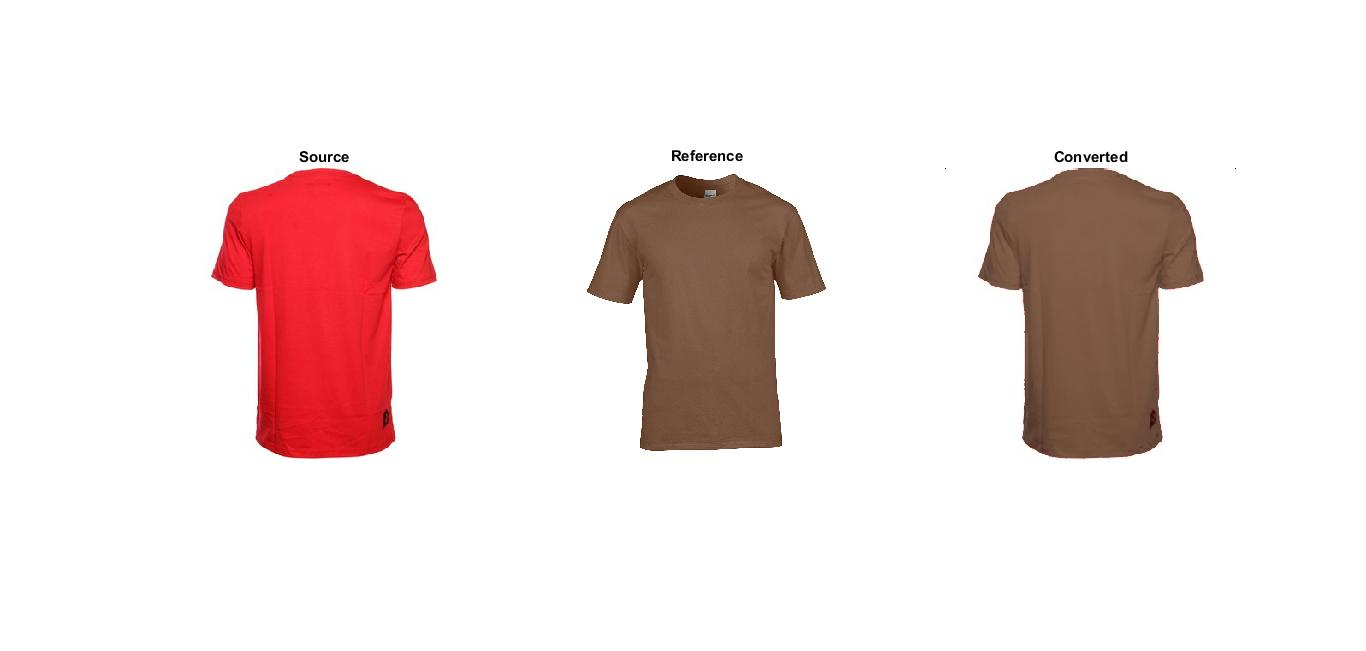
%> input picture images/1.jpg, 1366 x 651 px
$ octave --eval "result = SkinSegmentation(imread('images/1.jpg'));"   (GNU Octave 9; MATLAB toolbox functions it lacks are replaced by stand-ins)
%> lines starting %> are read from the running program, lines starting %| are printed output that depends on the picture; in (x1, y1, x2, y2) boxes, pixels count from 0 and x2, y2 are one past the last pixel; in counts of white or black regions, pixels touching at a corner belong together; the program's own positions count from 1
function [totalCloth,totalSkin]=SkinSegmentation(img)
% This function removes the background and skin so that
test=rgb2gray(img);
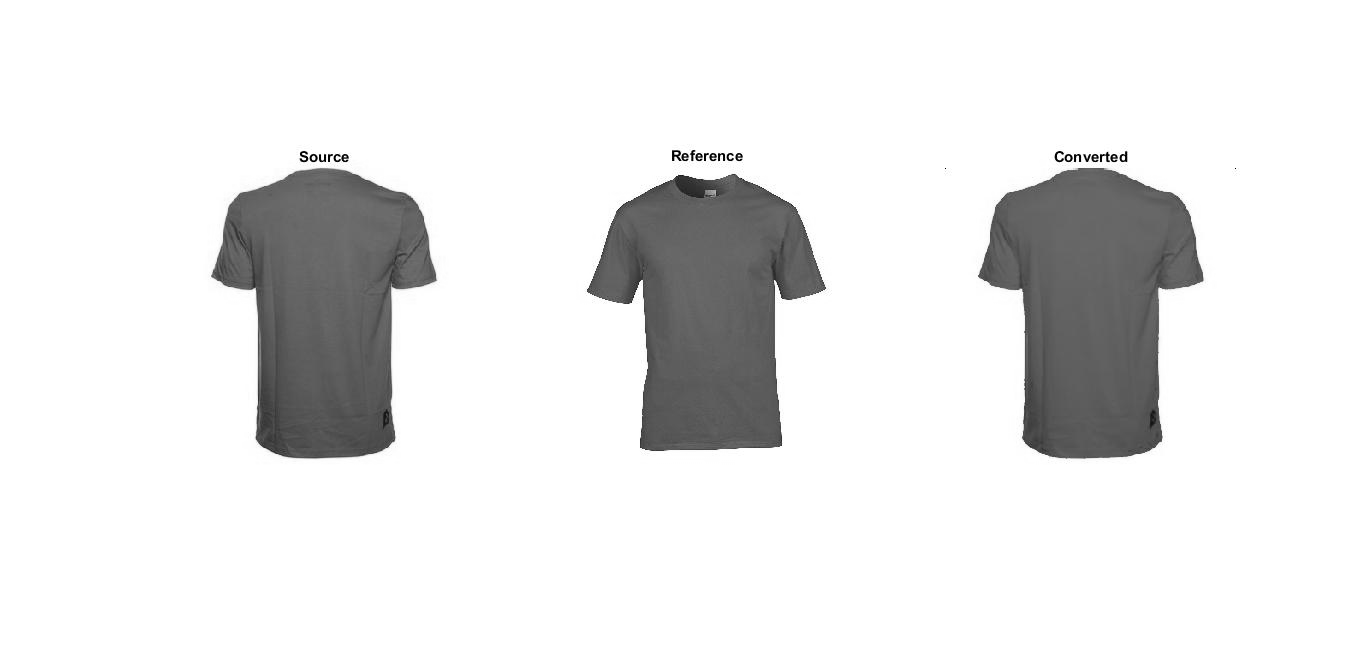
%> test: size 651x1366 uint8; min 0, max 255, mean 230.8
mask = zeros(size(test));
mask(25:end-25,25:end-25) = 1;
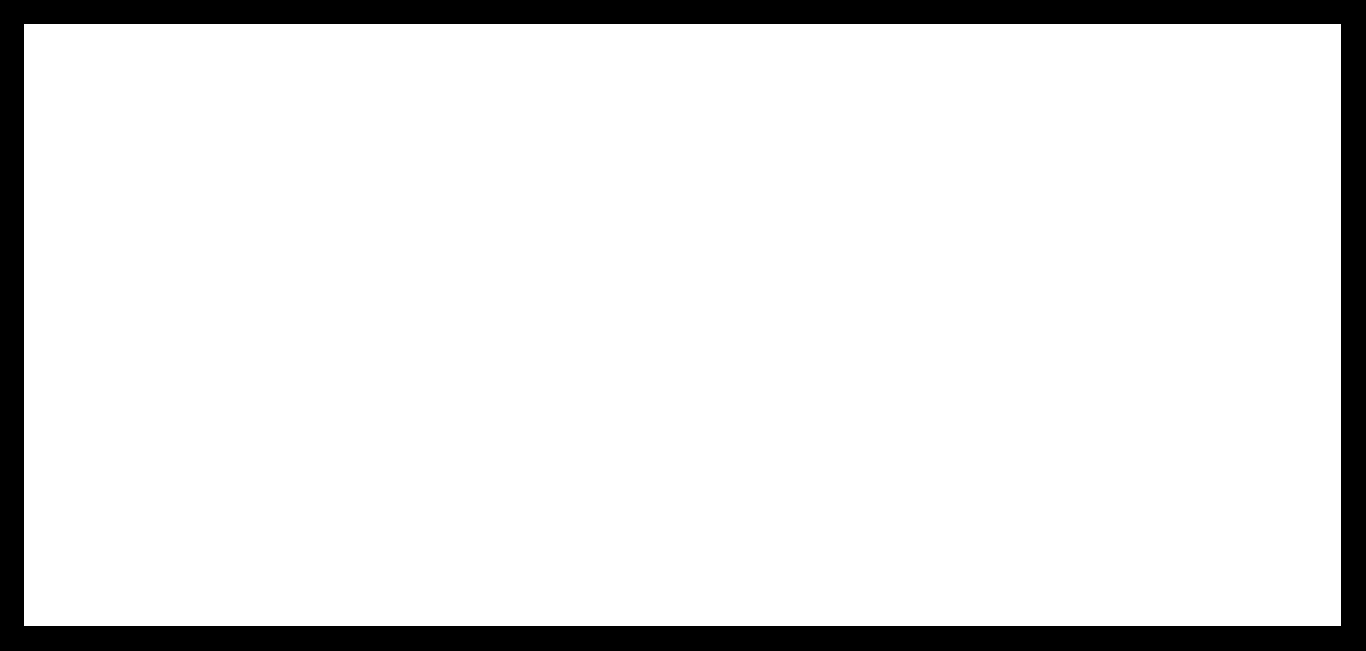
%> mask: size 651x1366 double; values 0 (black) and 1 (white), 89.2% white; 1 black region, box (x1, y1, x2, y2) and area: (0, 0, 1366, 651) 96432
%> (the run ends here)

$ run again, on images/2.jpg
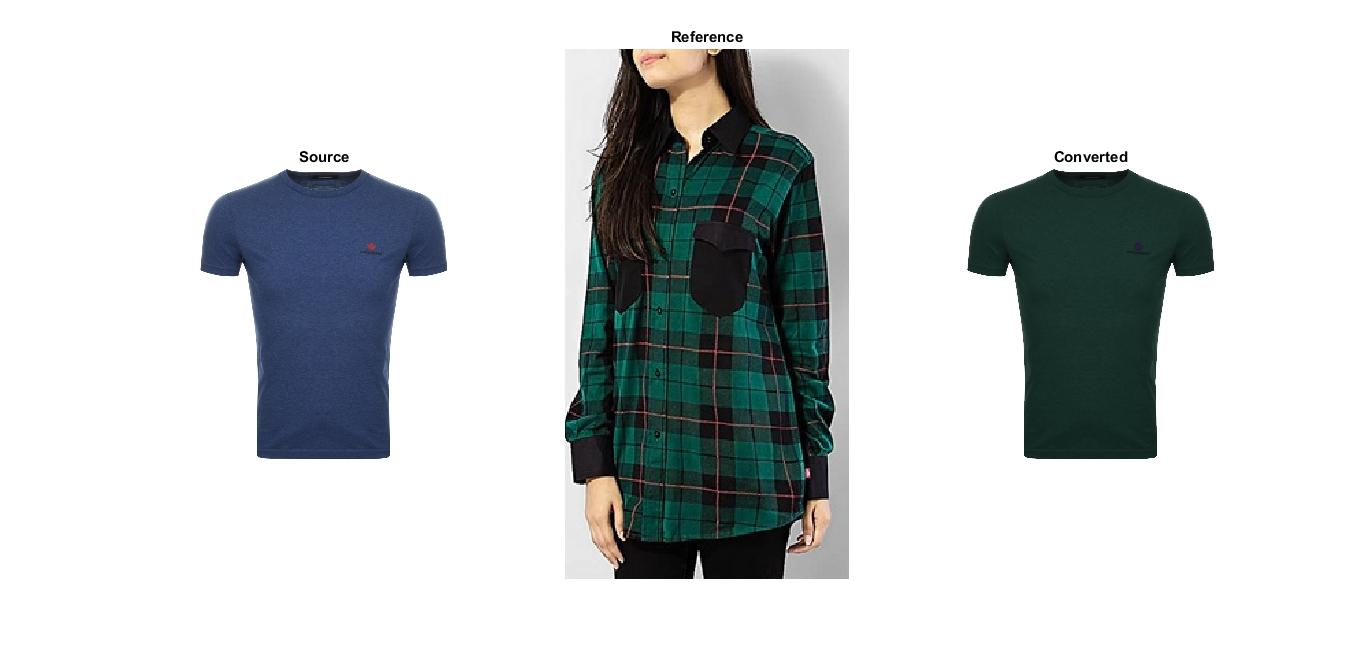
%> input picture images/2.jpg, 1366 x 651 px
%> in SkinSegmentation, `test=rgb2gray(img);`:
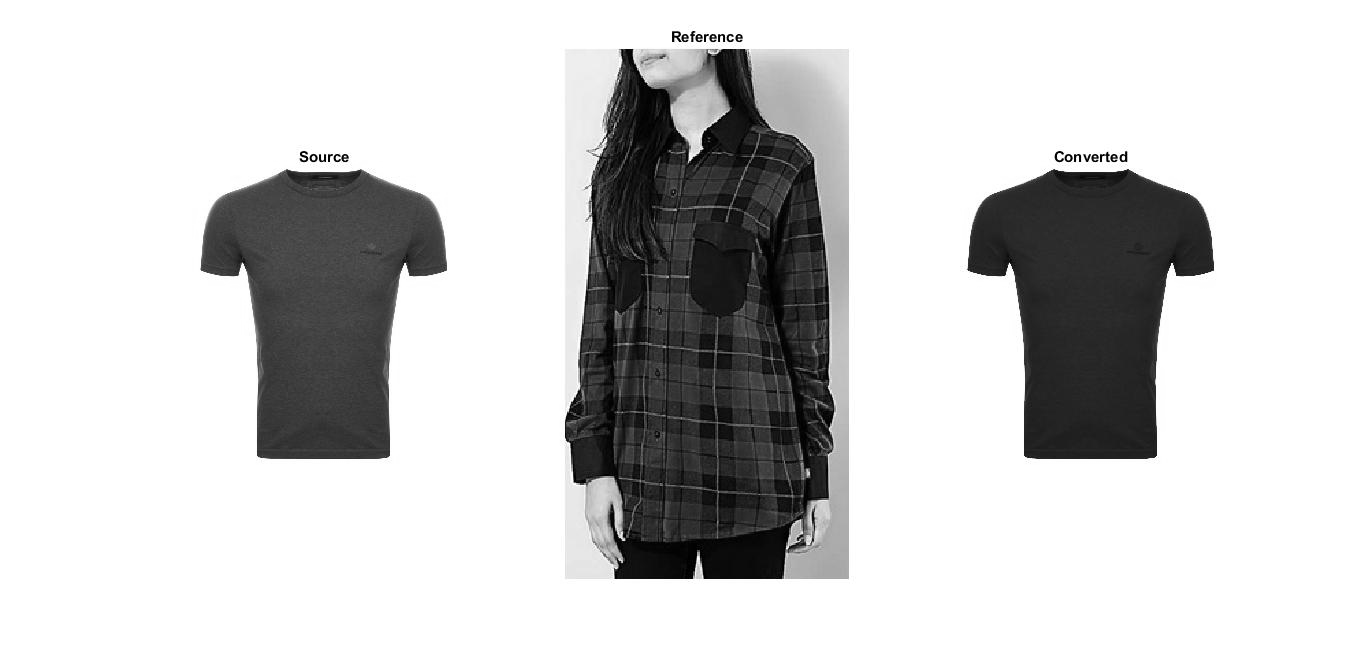
%> test: size 651x1366 uint8; min 0, max 255, mean 204.3
%> mask: size 651x1366 double; values 0 (black) and 1 (white), 89.2% white; 1 black region, box (x1, y1, x2, y2) and area: (0, 0, 1366, 651) 96432
